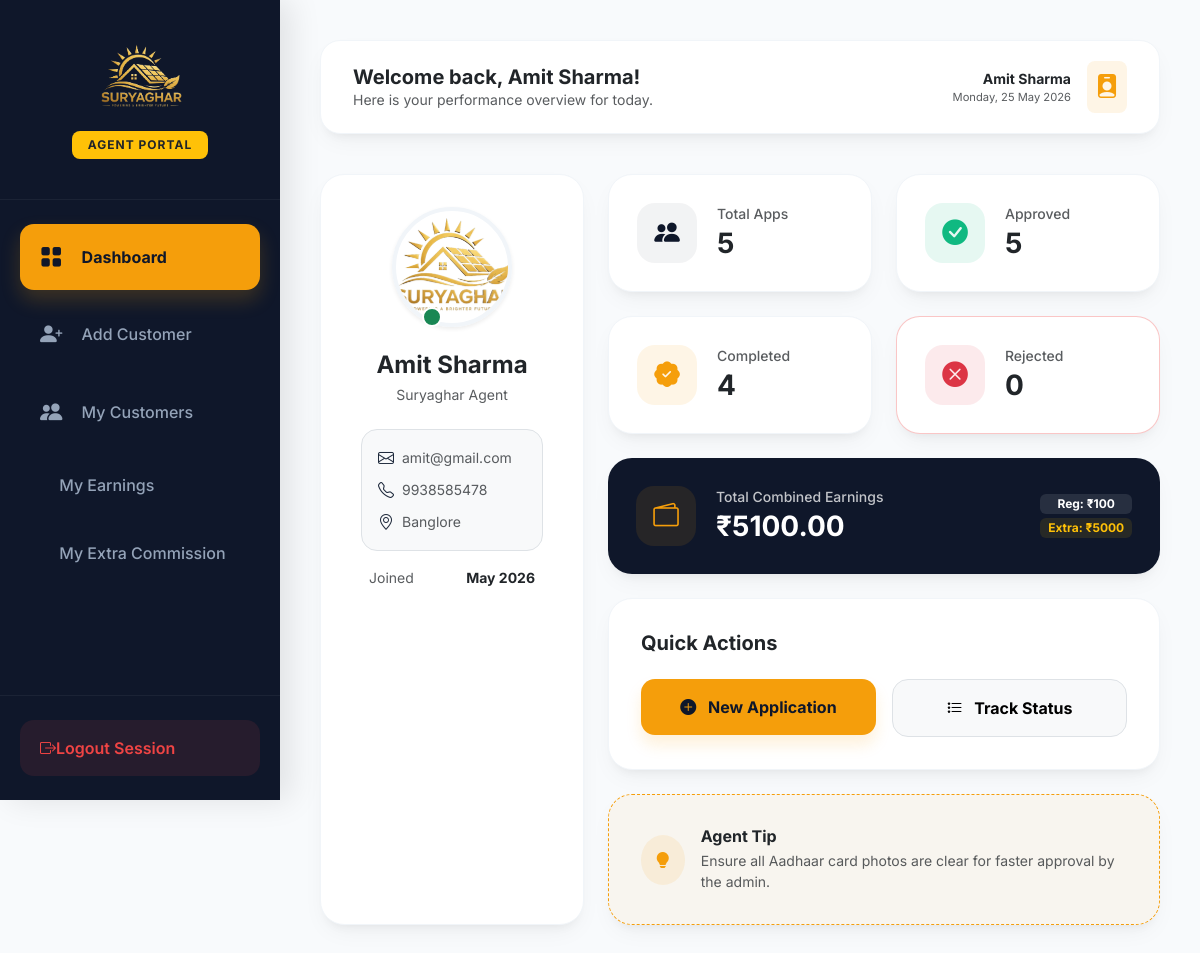
Page /agent-dashboard/ (signed in) on the committed database.
### app/models.py (models this page shows, shortened)
class Agent(models.Model):
    name = models.CharField(max_length=100)
    email = models.EmailField(unique=True)
    phone = models.CharField(max_length=15, unique=True)
    address = models.TextField(null=True, blank=True)
    profile_photo = models.ImageField(upload_to='profile_photos/', null=True, blank=True)
    aadhar_number = models.CharField(max_length=15, null=True, blank=True)
    aadhar_card_image = models.ImageField(upload_to='aadhar_cards/', null=True, blank=True)
    password = models.CharField(max_length=100)
    is_active = models.BooleanField(default=True)
    created_at = models.DateTimeField(auto_now_add=True)

### app/views.py (the view)
# urls.py: path('agent-dashboard/', views.agent_dashboard, name='agent_dashboard'), # Agent Dashboard Stats
def agent_dashboard(request):
    agent_id = request.session.get('agent_id')
    if not agent_id:
        return redirect('agent_login')
    agent = get_object_or_404(Agent, id=agent_id)
    total_apps = Customer.objects.filter(agent=agent).count()
    approved_count = Customer.objects.filter(agent=agent, status__in=['Approved', 'Confirmed']).count() # Count both for commission
    confirmed_count = Customer.objects.filter(agent=agent, status='Confirmed').count()
    rejected_count = Customer.objects.filter(agent=agent, status='Rejected').count()
    regular_earnings = approved_count * 20
    total_paid_extra = Payment.objects.filter(agent=agent, payment_type='Extra').aggregate(Sum('amount'))['amount__sum'] or 0
    total_combined_earnings = float(regular_earnings) + float(total_paid_extra)
    context = {
        'agent': agent,
        'total_apps': total_apps,
        'approved_count': approved_count,
        'confirmed_count': confirmed_count,
        'rejected_count': rejected_count,
        'total_combined_earnings': total_combined_earnings,
        'regular_earnings': regular_earnings,
        'extra_earnings': total_paid_extra
    }
    return render(request, 'agent/dashboard.html', context)

### app/templates/agent/dashboard.html (shortened to what this page needs)
{% extends 'agent/agent_dashboard.html' %}
{% load static %}
{% block sidebar_nav %}
<a class="nav-link {% if request.resolver_match.url_name == 'agent_dashboard' %}active{% endif %}" href="{% url 'agent_dashboard' %}">
    <i class="bi bi-grid-fill"></i> Dashboard
</a>
<a class="nav-link {% if request.resolver_match.url_name == 'add_customer' %}active{% endif %}" href="{% url 'add_customer' %}">
    <i class="bi bi-person-plus-fill"></i> Add Customer
</a>
<a class="nav-link {% if request.resolver_match.url_name == 'agent_customer_list' %}active{% endif %}" href="{% url 'agent_customer_list' %}">
    <i class="bi bi-people-fill"></i> My Customers
</a>
<a class="nav-link {% if request.resolver_match.url_name == 'agent_commission' %}active{% endif %}" href="{% url 'agent_commission' %}">
     My Earnings
</a>
<a class="nav-link {% if request.resolver_match.url_name == 'agent_extra_commission' %}active{% endif %}" href="{% url 'agent_extra_commission' %}">
     My Extra Commission
</a>
{% endblock %}
{% block welcome_msg %}Welcome back, {{ agent.name }}!{% endblock %}
{% block sub_welcome %}Here is your performance overview for today.{% endblock %}
{% block dashboard_content %}
<div class="row g-4">
    <div class="col-lg-4">
        <div class="modern-card text-center h-100">
            <div class="position-relative mb-4">
                {% if agent.profile_photo %}
                    <img src="{{ agent.profile_photo.url }}" class="rounded-circle shadow-sm" width="120" height="120" style="object-fit: cover; border: 4px solid #f1f5f9;">
                {% else %}
                    <div class="icon-gold rounded-circle mx-auto d-flex align-items-center justify-content-center shadow-sm" style="width: 120px; height: 120px; border: 4px solid #f1f5f9;">
                        <i class="bi bi-person-fill display-4"></i>
                    </div>
                {% endif %}
                <span class="position-absolute bottom-0 end-50 translate-middle-x badge rounded-pill bg-success border border-2 border-white p-2">
                </span>
            </div>
            <h4 class="fw-bold mb-1 text-dark">{{ agent.name }}</h4>
            <p class="text-muted small mb-4">Suryaghar Agent</p>
            <div class="text-start px-2">
                <div class="p-3 bg-light rounded-4 mb-3 border">
                    <div class="d-flex align-items-center mb-2">
                        <i class="bi bi-envelope text-gold me-2"></i>
                        <span class="small text-muted text-truncate">{{ agent.email }}</span>
                    </div>
                    <div class="d-flex align-items-center mb-2">
                        <i class="bi bi-telephone text-gold me-2"></i>
                        <span class="small text-muted">{{ agent.phone }}</span>
                    </div>
                    <div class="d-flex align-items-center">
                        <i class="bi bi-geo-alt text-gold me-2"></i>
                        <span class="small text-muted text-truncate">{{ agent.address|default:"No address set" }}</span>
                    </div>
                </div>
                <div class="d-flex justify-content-between align-items-center px-2">
                    <span class="small text-muted">Joined</span>
                    <span class="small fw-bold text-dark">{{ agent.created_at|date:"M Y" }}</span>
                </div>
            </div>
        </div>
    </div>
    <div class="col-lg-8">
        <div class="row g-4 mb-4">
            <div class="col-md-6">
                <a href="{% url 'agent_customer_list' %}" class="text-decoration-none">
                    <div class="stat-card">
                        <div class="stat-icon icon-navy">
                            <i class="bi bi-people-fill"></i>
                        </div>
                        <div>
                            <h6 class="text-muted small mb-1">Total Apps</h6>
                            <h3 class="fw-bold mb-0 text-dark">{{ total_apps }}</h3>
                        </div>
                    </div>
                </a>
            </div>
            <div class="col-md-6">
                <a href="{% url 'agent_customer_list' %}?status=Approved" class="text-decoration-none">
                    <div class="stat-card">
                        <div class="stat-icon icon-success">
                            <i class="bi bi-check-circle-fill"></i>
                        </div>
                        <div>
                            <h6 class="text-muted small mb-1">Approved</h6>
                            <h3 class="fw-bold mb-0 text-dark">{{ approved_count }}</h3>
                        </div>
                    </div>
                </a>
            </div>
            <div class="col-md-6">
                <a href="{% url 'agent_customer_list' %}?status=Confirmed" class="text-decoration-none">
                    <div class="stat-card">
                        <div class="stat-icon icon-gold">
                            <i class="bi bi-patch-check-fill"></i>
                        </div>
                        <div>
                            <h6 class="text-muted small mb-1">Completed</h6>
                            <h3 class="fw-bold mb-0 text-dark">{{ confirmed_count }}</h3>
                        </div>
                    </div>
                </a>
            </div>
            <div class="col-md-6">
                <a href="{% url 'agent_customer_list' %}?status=Rejected" class="text-decoration-none">
                    <div class="stat-card animate-rejected">
                        <div class="stat-icon bg-danger bg-opacity-10 text-danger">
                            <i class="bi bi-x-circle-fill"></i>
                        </div>
                        <div>
                            <h6 class="text-muted small mb-1">Rejected</h6>
                            <h3 class="fw-bold mb-0 text-dark">{{ rejected_count }}</h3>
                        </div>
                    </div>
                </a>
            </div>
            <div class="col-12">
                <a href="{% url 'agent_commission' %}" class="text-decoration-none">
                    <div class="stat-card" style="background: var(--deep-navy); border: none; cursor: pointer; transition: all 0.3s;">
                        <div class="stat-icon icon-gold">
                            <i class="bi bi-wallet2"></i>
                        </div>
                        <div class="flex-grow-1">
                            <h6 class="text-white text-opacity-75 small mb-1">Total Combined Earnings</h6>
                            <h3 class="fw-bold mb-0 text-white">₹{{ total_combined_earnings|stringformat:".2f" }}</h3>
                        </div>
                        <div class="text-end d-none d-sm-block">
                            <div class="badge bg-white bg-opacity-10 text-white mb-1 d-block">Reg: ₹{{ regular_earnings }}</div>
                            <div class="badge bg-warning bg-opacity-10 text-warning d-block">Extra: ₹{{ extra_earnings }}</div>
                        </div>
                    </div>
                </a>
            </div>
        </div>
        <div class="modern-card">
            <h5 class="fw-bold mb-4 text-dark">Quick Actions</h5>
            <div class="row g-3">
                <div class="col-md-6">
                    <a href="{% url 'add_customer' %}" class="btn btn-modern-gold w-100 py-3">
                        <i class="bi bi-plus-circle-fill me-2"></i> New Application
                    </a>
                </div>
                <div class="col-md-6">
                    <a href="{% url 'agent_customer_list' %}" class="btn btn-light border w-100 py-3 rounded-4 fw-bold">
                        <i class="bi bi-list-stars me-2 text-gold"></i> Track Status
                    </a>
                </div>
            </div>
        </div>
        <div class="modern-card mt-4 border-0" style="background: rgba(245, 158, 11, 0.05); border: 1px dashed var(--gold-primary) !important;">
            <div class="d-flex align-items-center">
                <div class="me-3 icon-gold rounded-circle" style="width: 50px; height: 50px; display: flex; align-items: center; justify-content: center;">
                    <i class="bi bi-lightbulb-fill"></i>
                </div>
                <div>
                    <h6 class="fw-bold text-dark mb-1">Agent Tip</h6>
                    <p class="text-muted small mb-0">Ensure all Aadhaar card photos are clear for faster approval by the admin.</p>
                </div>
            </div>
        </div>
    </div>
</div>
{% endblock %}

### app/templates/agent/agent_dashboard.html (shortened to what this page needs)
{% load static %}
<!DOCTYPE html>
<html lang="en">
<head>
    <link href="https://cdn.jsdelivr.net/npm/bootstrap@5.3.0/dist/css/bootstrap.min.css" rel="stylesheet">
    <link rel="stylesheet" href="https://cdn.jsdelivr.net/npm/bootstrap-icons@1.11.1/font/bootstrap-icons.css">
</head>
<body>
    <div class="sidebar" id="sidebar">
        <div class="sidebar-logo-container">
            <img src="{% static 'images/logo.png' %}" alt="Suryaghar Logo" class="img-fluid mb-3" style="max-height: 75px;">
            <div class="text-center">
                <span class="badge bg-warning text-dark fw-bold px-3 py-2" style="border-radius: 8px; font-size: 0.75rem; letter-spacing: 1px;">
                    AGENT PORTAL
                </span>
            </div>
        </div>
        <div class="sidebar-nav">
            {% block sidebar_nav %}{% endblock %}
        </div>
        <div class="logout-container">
            <a href="{% url 'logout' %}" class="logout-link">
                <i class="bi bi-box-arrow-right"></i>
                <span>Logout Session</span>
            </a>
        </div>
    </div>
    <div class="main-content">
        <div class="topbar d-flex justify-content-between align-items-center">
            <div class="d-flex align-items-center gap-3">
                <div>
                    <h5 class="fw-bold mb-0 text-dark">{% block page_title %}{% block welcome_msg %}Welcome Back!{% endblock %}{% endblock %}</h5>
                    <p class="text-muted small mb-0">{% block page_subtitle %}{% block sub_welcome %}Have a productive day, {{ request.session.agent_name|default:"Agent" }}{% endblock %}{% endblock %}</p>
                </div>
            </div>
            <div class="d-flex align-items-center gap-3">
                <div class="text-end d-none d-sm-block">
                    <div class="fw-bold small text-dark">{{ request.session.agent_name|default:"Field Agent" }}</div>
                    <div class="text-muted extra-small" style="font-size: 0.7rem;">{% now "l, d M Y" %}</div>
                </div>
                <div class="icon-gold p-2 rounded-3">
                    <i class="bi bi-person-badge-fill fs-4"></i>
                </div>
            </div>
        </div>
        {% block dashboard_content %}{% endblock %}
    </div>
</body>
</html>

### app/templates/agent/agent_dashboard.html (style rules this page uses)
:root { --sidebar-width: 280px; --deep-navy: #0f172a; --secondary-navy: #1e293b; --gold-primary: #f59e0b; --gold-hover: #d97706; --bg-light: #f8fafc; --text-main: #1e293b; --text-muted: #64748b; --card-shadow: 0 10px 25px -5px rgba(0, 0, 0, 0.05), 0 8px 10px -6px rgba(0, 0, 0, 0.05); --transition: all 0.3s cubic-bezier(0.4, 0, 0.2, 1); }
body { font-family: 'Inter', system-ui, -apple-system, sans-serif; background-color: var(--bg-light); color: var(--text-main); }
.sidebar { width: var(--sidebar-width); height: 100vh; position: fixed; left: 0; top: 0; background: var(--deep-navy); z-index: 1050; transition: var(--transition); display: flex; flex-direction: column; box-shadow: 10px 0 30px rgba(0,0,0,0.1); }
.sidebar-logo-container { padding: 2.5rem 1.5rem; text-align: center; border-bottom: 1px solid rgba(255,255,255,0.05); }
.sidebar-nav { padding: 1.5rem 1.25rem; flex-grow: 1; overflow-y: auto; }
.nav-link { display: flex; align-items: center; padding: 1rem 1.25rem; color: #94a3b8; border-radius: 14px; margin-bottom: 0.75rem; transition: var(--transition); font-weight: 500; }
.nav-link i { font-size: 1.4rem; margin-right: 1.2rem; }
.nav-link.active { background: var(--gold-primary); color: var(--deep-navy) !important; font-weight: 700; box-shadow: 0 10px 20px rgba(245, 158, 11, 0.2); }
.nav-link.active i { color: var(--deep-navy); }
.logout-container { padding: 1.5rem 1.25rem; border-top: 1px solid rgba(255,255,255,0.05); }
.logout-link { display: flex; align-items: center; padding: 1rem 1.25rem; color: #ef4444; border-radius: 14px; background: rgba(239, 68, 68, 0.1); transition: var(--transition); font-weight: 600; text-decoration: none; }
.main-content { margin-left: var(--sidebar-width); padding: 2.5rem; min-height: 100vh; }
.topbar { background: white; padding: 1.25rem 2rem; border-radius: 20px; box-shadow: var(--card-shadow); margin-bottom: 2.5rem; border: 1px solid #f1f5f9; }
.modern-card { background: white; border: none; border-radius: 24px; box-shadow: var(--card-shadow); padding: 2rem; transition: var(--transition); border: 1px solid #f1f5f9; }
.stat-card { background: white; border-radius: 24px; padding: 1.75rem; display: flex; align-items: center; box-shadow: var(--card-shadow); transition: var(--transition); border: 1px solid #f1f5f9; }
.stat-icon { width: 60px; height: 60px; border-radius: 18px; display: flex; align-items: center; justify-content: center; font-size: 1.6rem; margin-right: 1.25rem; }
.icon-gold { background: rgba(245, 158, 11, 0.1); color: var(--gold-primary); }
.icon-navy { background: rgba(15, 23, 42, 0.05); color: var(--deep-navy); }
.icon-success { background: rgba(16, 185, 129, 0.1); color: #10b981; }
.btn-modern-gold { background: var(--gold-primary); color: var(--deep-navy); padding: 0.8rem 1.8rem; border-radius: 14px; font-weight: 700; border: none; box-shadow: 0 10px 15px rgba(245, 158, 11, 0.15); transition: var(--transition); }
.animate-rejected { animation: pulse-red 2s infinite; border: 1px solid rgba(239, 68, 68, 0.3) !important; }

### rows in the picture
Agent: name "Amit Sharma", session.agent_name "Amit Sharma", profile_photo (picture), email "amit@gmail.com", phone "9938585478", address "Banglore", created_at "May 2026"

### other values in the picture
{{ total_apps }} "5"
{{ approved_count }} "5"
{{ confirmed_count }} "4"
{{ rejected_count }} "0"
{{ total_combined_earnings|stringformat:".2f" }} "5100.00"
{{ regular_earnings }} "100"
{{ extra_earnings }} "5000"
